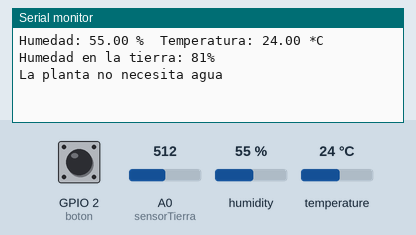
Simulated run of this sketch. Board: ESP8266 (NodeMCU). Parts: the last lines printed to the serial monitor. The inputs (shaded band) are chosen by the test bench; at power-on: A0 (sensorTierra) = 512, GPIO 2 (boton) HIGH, humidity 55 %, temperature 24 °C. WiFi joins after 1.5 s; servers stay silent unless stated; the local clock reads 2024-03-15 10:24:30 at power-on unless the sketch sets it.

Above: at 3.0 s.
3.1 s: A0 (sensorTierra) set to 909
At 4.6 s:
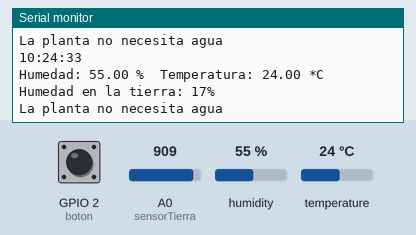
5.3 s: A0 (sensorTierra) set to 936
At 7.6 s:
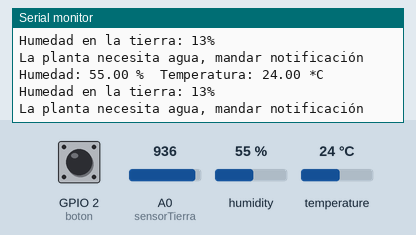
Timing chart, 0 to 9.1 s (numbered marks = the images above; inputs shaded):
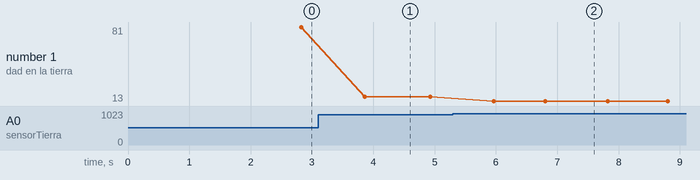

Measured:
- the behaviour switches between 927 and 928 on A0 (sensorTierra) (found by bisection; images 1 and 2)
- after the input at 3.1 s, the serial monitor: prints a new line after 0.76 s (image 1)
- after the input at 5.3 s, the serial monitor: prints a new line after 0.66 s (image 2)
- plotted number 1: 81 → 17 after the input at 3.1 s, 17 → 13 after the input at 5.3 s

The sketch:

iotplant.ino
```cpp
#include <DHT.h>
#include <Blynk.h>
#include <ESP8266WiFi.h>
#include <BlynkSimpleEsp8266.h>
#include <TimeLib.h>
#include <WidgetRTC.h>

#define DHTPIN 4
#define DHTTYPE DHT11
#define BLYNK_PRINT Serial

BlynkTimer timer;
WidgetRTC rtc;
DHT dht(DHTPIN, DHTTYPE);
WidgetLCD lcd(V2);
WidgetLCD lcd2(V4);
String msg = "";

char auth[] = ""; // Your Blynk auth string here
const int sensorTierra = A0;
const int boton = 2;
int estado = 0;
int maximo = 1024;
int minimo = 400;
int estadoBoton = 0;
String hora = "";
String fecha = "";

String reloj()
{
    return hora = String(hour()) + ":" + minute() + ":" + second();
    return fecha = String(day()) + "/" + month() + "/" + year();
}

void grabarHora()
{
  reloj();
  int valor = digitalRead(boton);

  if (estadoBoton != valor)
  {
    estadoBoton = valor;
    Blynk.virtualWrite(V3, fecha);
    Blynk.virtualWrite(V4, hora);
    Serial.print(hora);
    Serial.print(" ");
    Serial.print(fecha);
    Serial.println();
  }

}

BLYNK_CONNECTED()
{

  rtc.begin();
}

void humedad()
{
  estado = analogRead(sensorTierra);
  estado = map(estado,maximo,minimo,0,100);
  Serial.print("Humedad en la tierra: ");
  Serial.print(estado);
  Serial.println("%");

  if (estado < 15)
  {
    Serial.println("La planta necesita agua, mandar notificación");
    Blynk.notify("La planta necesita agua");
  }

  else
  {
    Serial.println("La planta no necesita agua");
    delay(1000);
  }

  msg = msg + estado;
  lcd.print(0,0," Humedad en la");
  lcd.print(0,1," tierra: "+msg+"%");
  msg = "";
}

void temperatura()
{
    float h = dht.readHumidity();
    float t = dht.readTemperature();
    Blynk.virtualWrite(V5, h);
    Blynk.virtualWrite(V6, t);
    Serial.print("Humedad: ");
    Serial.print(h);
    Serial.print(" %\t");
    Serial.print("Temperatura: ");
    Serial.print(t);
    Serial.println(" *C ");
}

void setup()
{
  Serial.begin(9600);
  Blynk.begin(auth, "your wifi router here", "your router key here");
  pinMode(sensorTierra, INPUT);
  pinMode(boton, INPUT_PULLUP);
  dht.begin();
  setSyncInterval(10 * 60);
  timer.setInterval(1000L, temperatura);
  timer.setInterval(1000L, humedad);
  timer.setInterval(1000L, grabarHora);
}

void loop()
{
  Blynk.run();
  timer.run();
}
```
